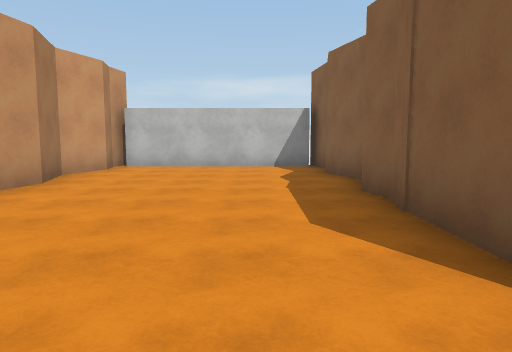
view 1 (above)

16 first-person views from a walk through a scene from a Unity 3-D project. The camera is 1.5 m above the floor, tilts 6° down and sees 70° across. The floor is counted in squares, 2 m on a side. Each view is taken from the middle of a square. On the plan, view 1 faces up. The plan holds only what a view shows up to about 11 squares ahead; the rest is blank. The player is left out. Surface patterns are stand-ins for the level's own textures.

view 2
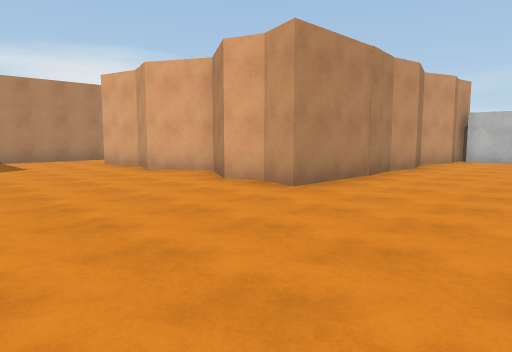

view 3
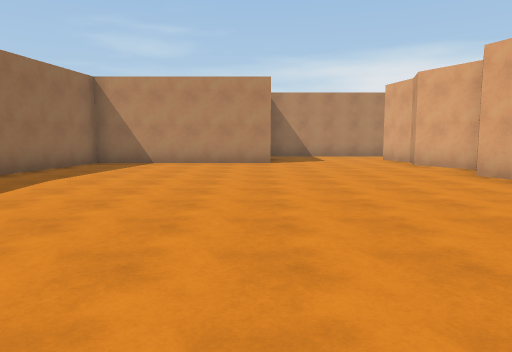

view 4
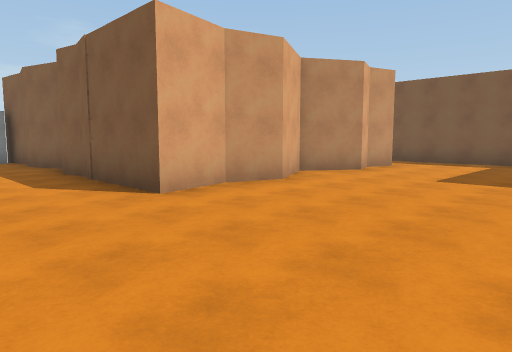

view 5
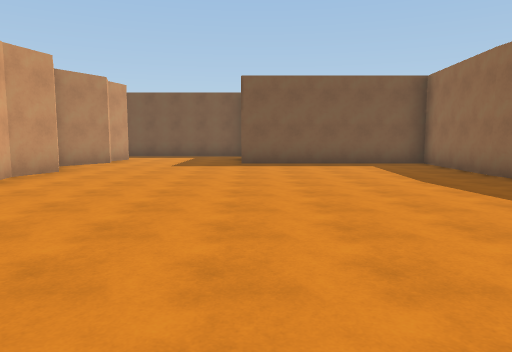

view 6
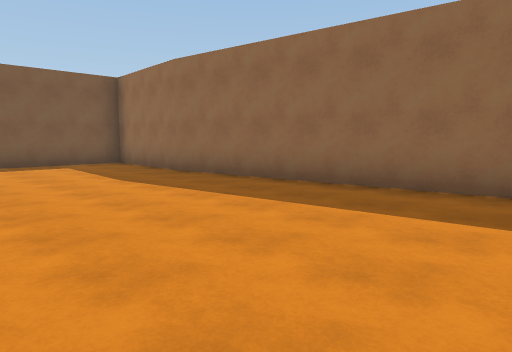

view 7
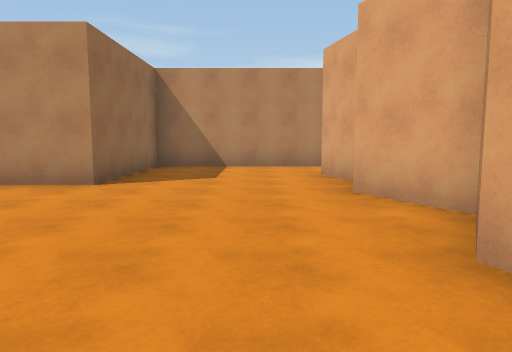

view 8
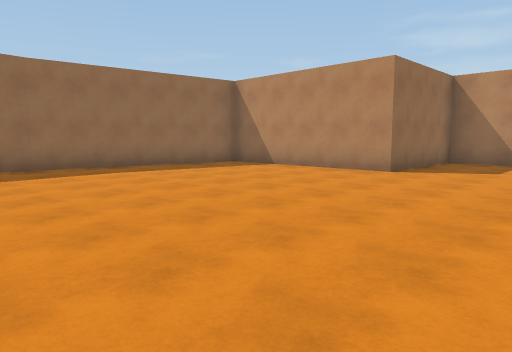

view 9
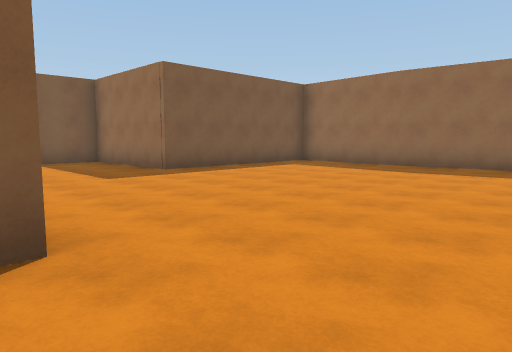

view 10
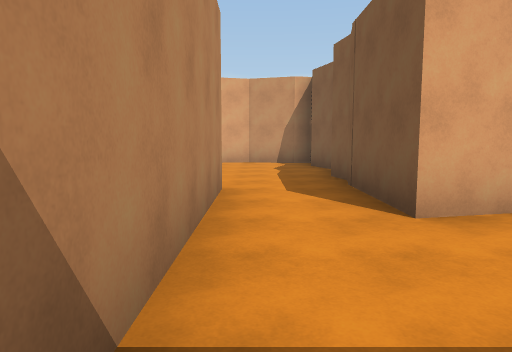

view 11
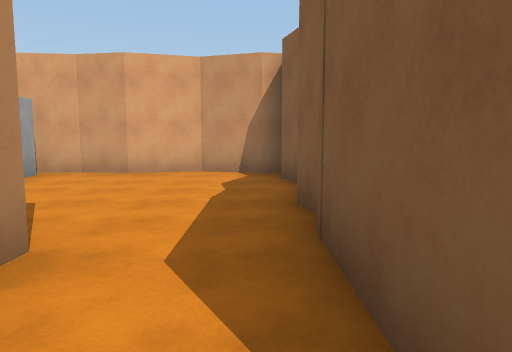

view 12
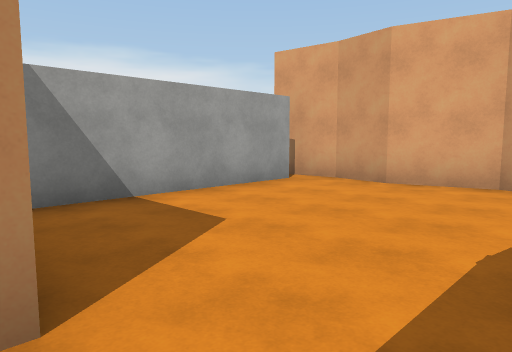

view 13
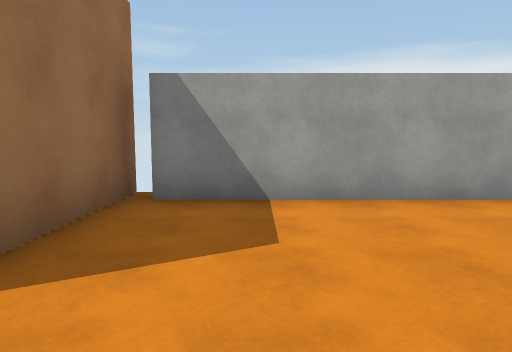

view 14
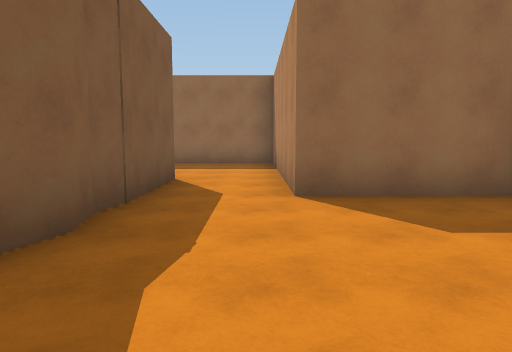

view 15
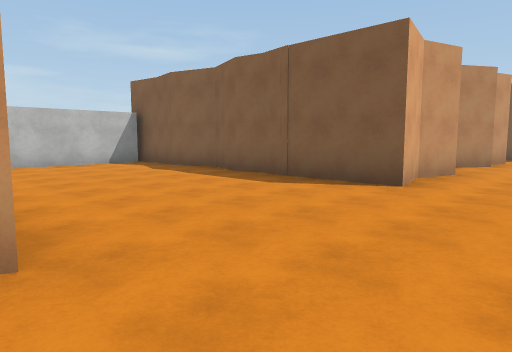

view 16
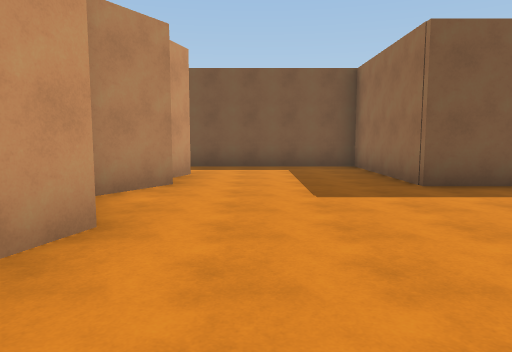

### Floor plan
Points are (right, up) in squares from view 1. A wall is a line through its corners. A room is listed if a view was taken in it or the views show most of it. See-through windows are left out.
Room 1 (views 1, 2, 3, 4, 5, 6, 7, 8, 9, 10, 11, 15, 16)
walls: (1.5, 3.5) (1.6, 4.4) (1.5, 5.1) (1.9, 6.4) (1.5, 7.8) (1.7, 8.8); (-3.5, 3.8) (-3.5, 1.3) (-4.4, 1.6) (-5.2, 1.3) (-6.5, 2.1) (-8, 1.4) (-9.1, 1.7) (-10.5, 1.3); (-3.7, 5.1) (-3.5, 3.6); (-3.3, -8.4) (3.3, -7.7); (3.2, -7.7) (6.6, -7.9) (6.6, -2.6) (10.5, -2.6) (10.5, 1.8); (8.5, 1.3) (7.6, 1.6) (6.9, 1.3) (5.5, 2.1) (4, 1.3) (3, 1.7) (1.5, 1.3) (1.5, 3.9); (1.7, 8.6) (1.5, 10.1); (1.5, 9.5) (-3.4, 9.5); (-3.5, 9.9) (-3.6, 9.3) (-3.5, 8.6) (-3.9, 7.4) (-3.5, 6) (-3.7, 4.9); (-12.5, 1.4) (-12.5, -2.6) (-8.8, -2.6) (-8.8, -7.7) (-3.2, -8.4)
ways out: opening at (-11.5, 2.5) to room 2; opening at (9.5, 2.5)
Room 2 (views 12, 13, 14)
walls: (-10.2, 6.6) (-10.5, 7.8); (-14.7, 8.9) (-15.9, 8.8); (-15.4, 8.4) (-15.4, 3.8); (-10.6, 3.5) (-10.4, 4.4) (-10.5, 5.1) (-10.3, 5.8); (-10.4, 8.9) (-10.9, 8.8) (-12.2, 9.2) (-13.7, 8.8) (-14.8, 8.9); (-16, 3.4) (-12.5, 3.4) (-12.5, 1.4); (-10.5, 1.3) (-10.5, 3.9)
ways out: opening at (-11.5, 2.5) to room 1; gap at (-16, 4); gap at (-16, 8)

Positions as (right, up) in squares from view 1, and headings:
1: (0, 0), facing up
2: (0, -3), facing up-left
3: (2, -3), facing left
4: (-1, -3), facing up-right
5: (-4, -3), facing right
6: (-4, -3), facing down-right
7: (-3, 0), facing left
8: (-1, 1), facing down-left
9: (-1, 2), facing down-right
10: (-12, -2), facing up
11: (-11, 1), facing up
12: (-11, 3), facing up-left
13: (-11, 5), facing left
14: (-12, 8), facing down
15: (-4, -1), facing up-right
16: (1, 0), facing right
